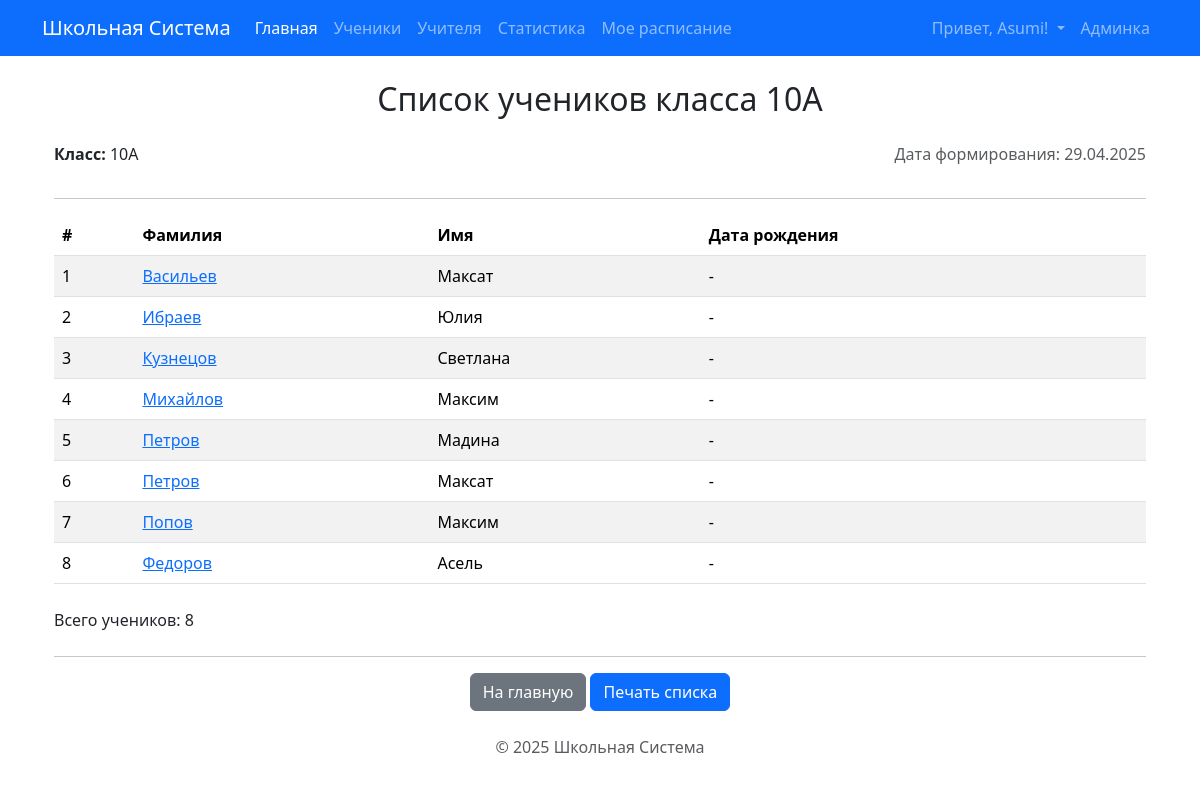
The app's page /classes/10/list/ (signed in) with its own data.
### core/models.py (models this page shows, shortened)
class Class(models.Model):
    name = models.CharField(max_length=10, unique=True, verbose_name="Название класса (н-р, 9А)")
    class_teacher = models.ForeignKey(
        Teacher,
        on_delete=models.SET_NULL, # Если учителя удалят, поле станет NULL
        null=True,
        blank=True,
        related_name='managed_classes',
        verbose_name="Классный руководитель"
    )
    class Meta:
        verbose_name = "Класс"
        verbose_name_plural = "Классы"
        ordering = ['name']

class Student(models.Model):
    first_name = models.CharField(max_length=100, verbose_name="Имя")
    last_name = models.CharField(max_length=100, verbose_name="Фамилия")
    date_of_birth = models.DateField(null=True, blank=True, verbose_name="Дата рождения")
    current_class = models.ForeignKey(
        Class,
        on_delete=models.SET_NULL, # Если класс удалят/расформируют, ученик останется без класса
        null=True,
        blank=True, # Ученика можно добавить еще до назначения в класс
        related_name='students',
        verbose_name="Текущий класс"
    )
    parent_full_name = models.CharField(max_length=200, blank=True, verbose_name="ФИО родителя")
    parent_phone_number = models.CharField(max_length=20, blank=True, verbose_name="Телефон родителя")
    parent_email = models.EmailField(max_length=254, blank=True, verbose_name="Email родителя")
    photo = models.ImageField(upload_to='students_photos/', blank=True, null=True, verbose_name="Фото")
    history = HistoricalRecords()
    class Meta:
        verbose_name = "Ученик"
        verbose_name_plural = "Ученики"
        ordering = ['current_class', 'last_name', 'first_name'] # Сортировка по классу, потом по фамилии

### core/views.py (the view)
# urls.py: path('classes/<int:class_id>/list/', views.class_list_report, name='class_list_report'),
@login_required
@user_passes_test(is_staff_or_teacher) # Доступ только для персонала и учителей
def class_list_report(request, class_id):
    class_obj = get_object_or_404(Class, pk=class_id)
    students_in_class = class_obj.students.all().order_by('last_name', 'first_name')
    context = {
        'class_obj': class_obj,
        'students': students_in_class,
        'page_title': f'Список учеников класса {class_obj.name}',
        'current_date': date.today(), # Дата формирования отчета
    }
    return render(request, 'core/class_list_report.html', context)

### core/templatetags/schedule_tags.py (called while the page is built)
@register.filter(name='in_group') # <<< Регистрируем новый фильтр
def in_group(user, group_name):
    if not user.is_authenticated:
        return False
    try:
        group = Group.objects.get(name=group_name)
        return group in user.groups.all()
    except Group.DoesNotExist:
        return False

### core/views.py (called while the page is built)
def is_staff_or_teacher(user):
    return user.is_authenticated and (user.is_staff or user.groups.filter(name='Teachers').exists())

### templates/core/class_list_report.html (shortened to what this page needs)
{% extends "base.html" %}
{% block content %}
  <div class="container mt-4 mb-4">
    <h2 class="text-center mb-4">{{ page_title }}</h2>
    <div class="row mb-3">
      <div class="col-md-6">
        <p><strong>Класс:</strong> {{ class_obj.name }}</p>
      </div>
      <div class="col-md-6 text-md-end">
        <p class="text-muted">Дата формирования: {{ current_date|date:"d.m.Y" }}</p>
      </div>
    </div>
    <hr>
    {% if students %}
      <div class="table-responsive">
        <table class="table table-striped table-hover">
          <thead>
            <tr>
              <th scope="col">#</th>
              <th scope="col">Фамилия</th>
              <th scope="col">Имя</th>
              <th scope="col">Дата рождения</th>
            </tr>
          </thead>
          <tbody>
            {% for student in students %}
              <tr>
                <td>{{ forloop.counter }}</td>
                <td>
                   <a href="{% url 'core:student_detail' pk=student.pk %}">{{ student.last_name }}</a>
                </td>
                <td>{{ student.first_name }}</td>
                <td>{{ student.date_of_birth|date:"d.m.Y"|default:"-" }}</td>
              </tr>
            {% endfor %}
          </tbody>
        </table>
      </div>
      <p class="mt-2">Всего учеников: {{ students|length }}</p>
    {% else %}
        <div class="alert alert-info mt-3" role="alert">
            В этом классе пока нет учеников.
        </div>
    {% endif %}
    <hr class="mt-4">
    <div class="mt-3 mb-3 text-center">
       <a href="{% url 'core:index' %}" class="btn btn-secondary">На главную</a>
       <button onclick="window.print();" class="btn btn-primary">Печать списка</button>
    </div>
  </div>
{% endblock %}

### templates/base.html (shortened to what this page needs)
{% load static %}
{% load schedule_tags %}
<!doctype html>
<html lang="ru">
<head>
  <link href="https://cdn.jsdelivr.net/npm/bootstrap@5.3.3/dist/css/bootstrap.min.css" rel="stylesheet">
</head>
<body>
  <nav class="navbar navbar-expand-lg navbar-dark bg-primary mb-4">
    <div class="container">
      <a class="navbar-brand" href="{% url 'core:index' %}">Школьная Система</a>
      <div class="collapse navbar-collapse" id="navbarNav">
        <ul class="navbar-nav me-auto mb-2 mb-lg-0">
        <li class="nav-item">
          <a class="nav-link active" aria-current="page" href="{% url 'core:index' %}">Главная</a>
        </li>
        {% if user.is_staff or user|in_group:'Teachers' %}
          <li class="nav-item">
             <a class="nav-link" href="{% url 'core:student_list' %}">Ученики</a>
          </li>
          <li class="nav-item">
             <a class="nav-link" href="{% url 'core:teacher_list' %}">Учителя</a>
          </li>
          <li class="nav-item">
             <a class="nav-link" href="{% url 'core:school_statistics' %}">Статистика</a>
          </li>
        {% endif %}
        {% if user.is_authenticated %}
        <li class="nav-item">
          <a class="nav-link" href="{% url 'core:my_schedule' %}">Мое расписание</a>
        </li>
        {% endif %}
      </ul>
        <ul class="navbar-nav ms-auto">
            {% if user.is_authenticated %}
                <li class="nav-item dropdown">
                  <a class="nav-link dropdown-toggle" href="#" id="navbarDropdownUser" role="button" data-bs-toggle="dropdown" aria-expanded="false">
                    Привет, {{ user.username }}!
                  </a>
                </li>
                 {% if user.is_staff %}
                 <li class="nav-item">
                     <a class="nav-link" href="/admin/">Админка</a>
                 </li>
                 {% endif %}
            {% endif %}
        </ul>
      </div>
    </div>
  </nav>
  <div class="container">
    {% block content %}
    {% endblock %}
  </div>
  <footer class="mt-4 text-center text-muted">
    <p>&copy; {% now "Y" %} Школьная Система</p>
  </footer>
</body>
</html>

### records on screen
Class: name "10А"
Student: last_name "Васильев", first_name "Максат", date_of_birth "-"
Student: last_name "Ибраев", first_name "Юлия", date_of_birth "-"
Student: last_name "Кузнецов", first_name "Светлана", date_of_birth "-"
Student: last_name "Михайлов", first_name "Максим", date_of_birth "-"
Student: last_name "Петров", first_name "Мадина", date_of_birth "-"
Student: last_name "Петров", first_name "Максат", date_of_birth "-"
Student: last_name "Попов", first_name "Максим", date_of_birth "-"
Student: last_name "Федоров", first_name "Асель", date_of_birth "-"

### other values on screen
{{ user.username }} "Asumi"
{{ page_title }} "Список учеников класса 10А"
{{ students|length }} "8"
